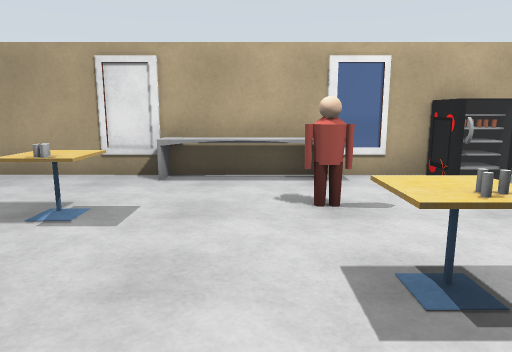
View 1 (above)

12 first-person views from a walk through a Gazebo world. The camera is 1.3 m above the floor, tilts 10° down and sees 70° across. Floor lines are 1 m apart. The floor is counted in squares, 1 m on a side. Each view is taken from the middle of a square. On the plan, view 1 faces up. The plan holds only what a view shows up to about 15 squares ahead; the rest is blank. The robots in the file are not drawn. Some stock models are drawn as simple stand-ins.

View 2
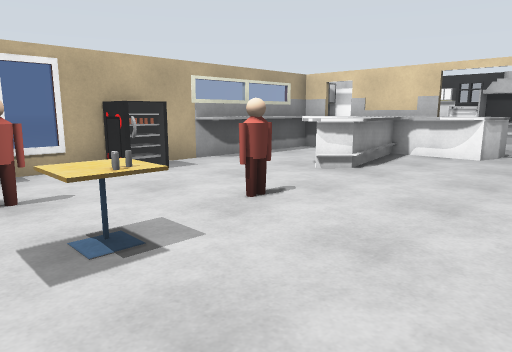

View 3
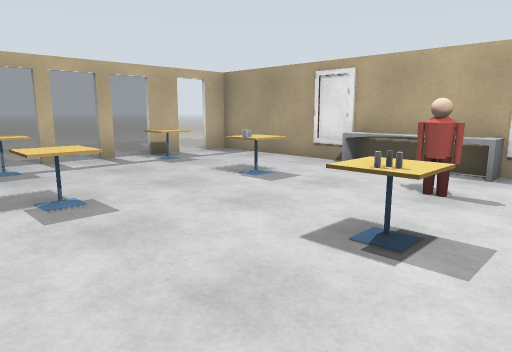

View 4
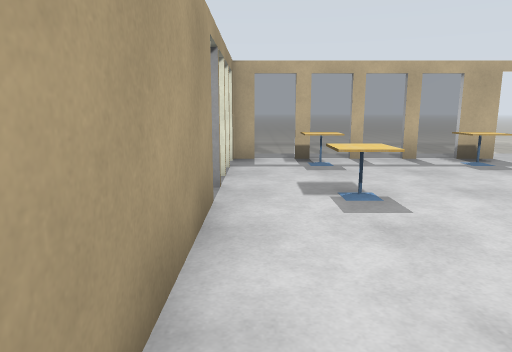

View 5
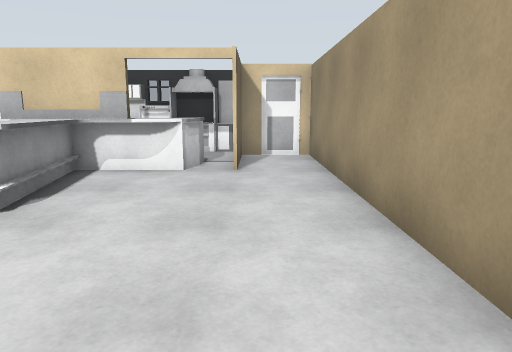

View 6
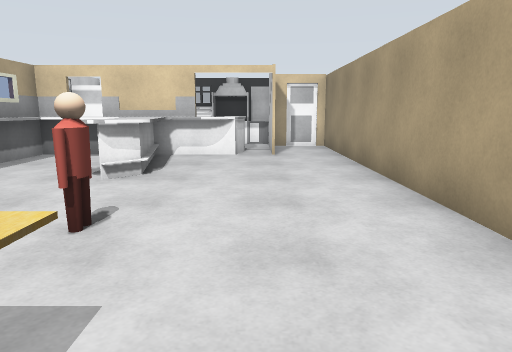

View 7
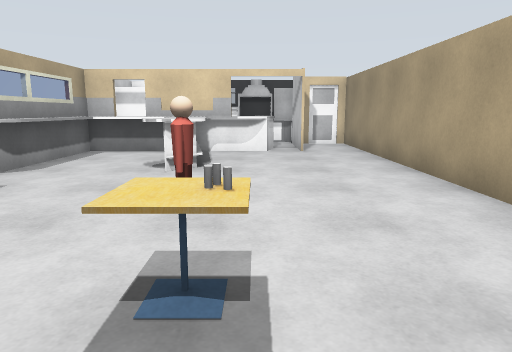

View 8
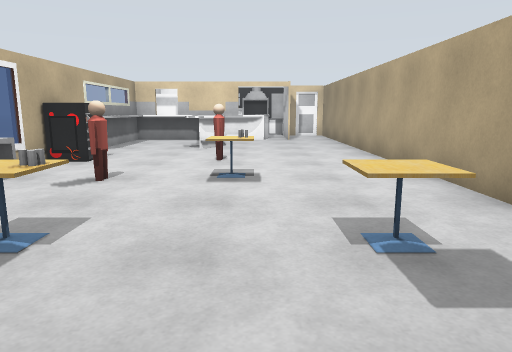

View 9
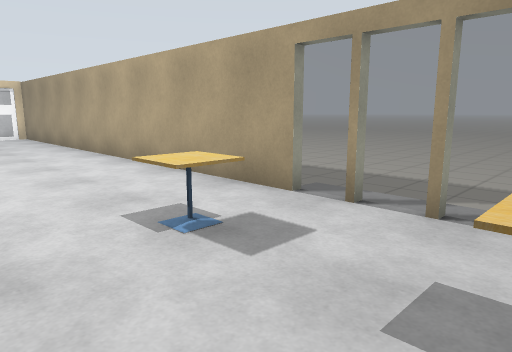

View 10
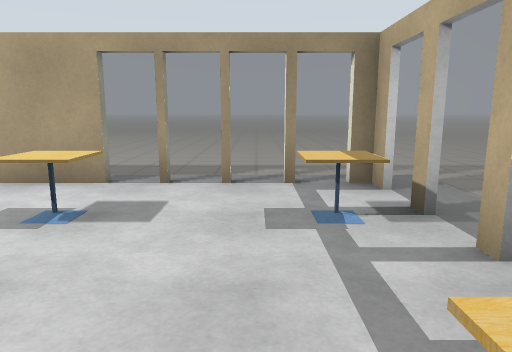

View 11
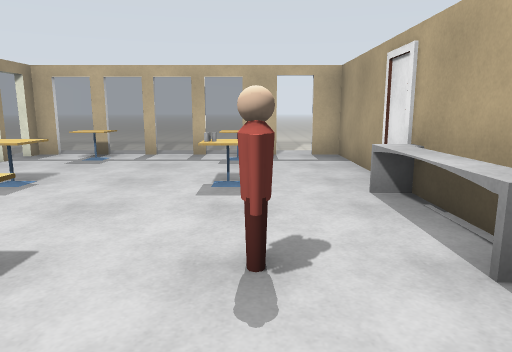

View 12
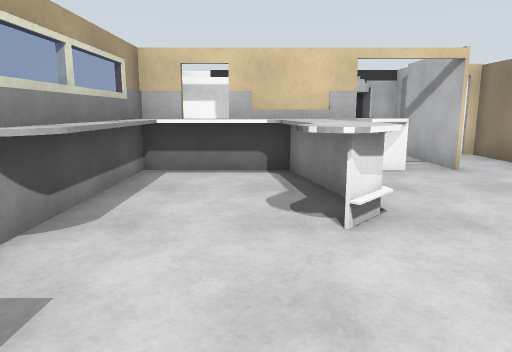

### Floor plan
Key: @ floor where view 1 was taken; # wall or solid block; . main floor; - floor 0.25 m lower than the main floor; = window, fence, low wall or low ledge; T table; P person; C grey cylinder.
Columns run from 10 left of view 1 to 16 right of it. Each row starts with its distance up from view 1.
  8    ######  #=#####
  7   .#....====..=..#######
  6   ..................####
  5   .#T..TT..P........##
  4   .=T..TC........##==#   ##
  3 - .=.......TT.P......##  ##
  2 - .=.......CC........=#  ##
  1 - .=T..TT............######
  0 - .=T..TT.@.............###
 -1 --.=....................#
 -2 --.#====#################
 -3 --   -----
 -4 ----------

Where each view was taken, in squares from view 1:
view 1: 0 up, 0 right, facing up
view 2: 1 down, 0 right, facing up-right
view 3: 1 down, 3 right, facing up-left
view 4: 1 down, 3 right, facing left
view 5: 0 up, 3 right, facing right
view 6: 1 up, 0 right, facing right
view 7: 2 up, 1 left, facing right
view 8: 2 up, 6 left, facing right
view 9: 3 up, 6 left, facing down-right
view 10: 5 up, 5 left, facing down
view 11: 5 up, 4 right, facing left
view 12: 5 up, 3 right, facing right
